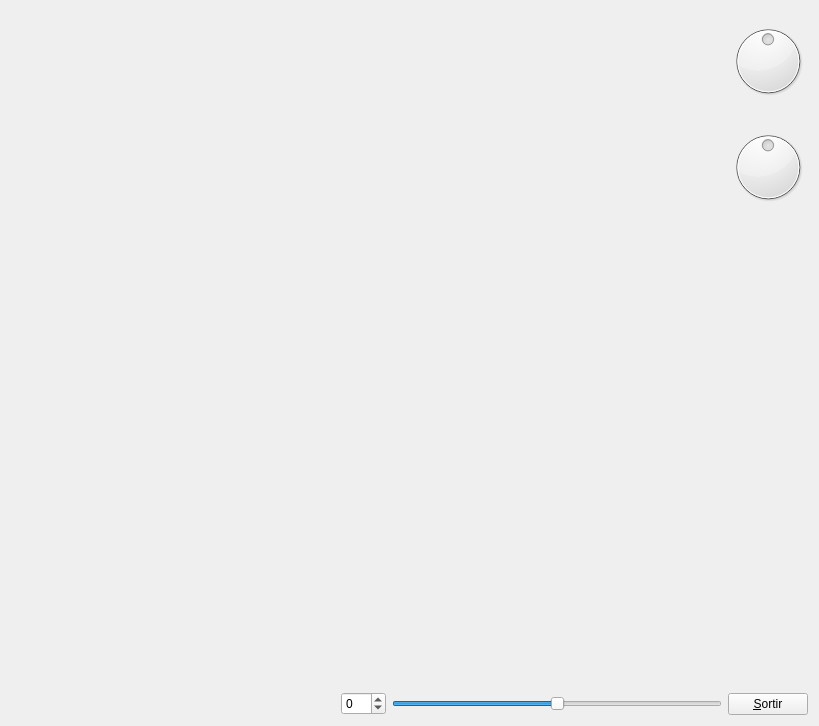
<?xml version="1.0" encoding="UTF-8"?>
<ui version="4.0">
 <class>MyForm</class>
 <widget class="QWidget" name="MyForm">
  <property name="geometry">
   <rect>
    <x>0</x>
    <y>0</y>
    <width>819</width>
    <height>726</height>
   </rect>
  </property>
  <property name="windowTitle">
   <string>Form</string>
  </property>
  <layout class="QHBoxLayout" name="horizontalLayout">
   <item>
    <layout class="QVBoxLayout" name="verticalLayout_3">
     <item>
      <widget class="MyGLWidget" name="widget" native="true">
       <property name="sizePolicy">
        <sizepolicy hsizetype="Expanding" vsizetype="Expanding">
         <horstretch>0</horstretch>
         <verstretch>0</verstretch>
        </sizepolicy>
       </property>
      </widget>
     </item>
     <item>
      <layout class="QHBoxLayout" name="horizontalLayout_4">
       <item>
        <spacer name="horizontalSpacer">
         <property name="orientation">
          <enum>Qt::Horizontal</enum>
         </property>
         <property name="sizeHint" stdset="0">
          <size>
           <width>40</width>
           <height>20</height>
          </size>
         </property>
        </spacer>
       </item>
       <item>
        <widget class="QSpinBox" name="spinBox">
         <property name="minimum">
          <number>-50</number>
         </property>
         <property name="maximum">
          <number>50</number>
         </property>
         <property name="value">
          <number>0</number>
         </property>
        </widget>
       </item>
       <item>
        <widget class="QSlider" name="horizontalSlider">
         <property name="minimum">
          <number>-50</number>
         </property>
         <property name="maximum">
          <number>50</number>
         </property>
         <property name="value">
          <number>0</number>
         </property>
         <property name="orientation">
          <enum>Qt::Horizontal</enum>
         </property>
        </widget>
       </item>
      </layout>
     </item>
    </layout>
   </item>
   <item>
    <layout class="QVBoxLayout" name="verticalLayout">
     <item>
      <widget class="QDial" name="dial">
       <property name="minimum">
        <number>-50</number>
       </property>
       <property name="maximum">
        <number>50</number>
       </property>
      </widget>
     </item>
     <item>
      <widget class="QDial" name="dial_2">
       <property name="minimum">
        <number>-50</number>
       </property>
       <property name="maximum">
        <number>50</number>
       </property>
      </widget>
     </item>
     <item>
      <spacer name="verticalSpacer">
       <property name="orientation">
        <enum>Qt::Vertical</enum>
       </property>
       <property name="sizeHint" stdset="0">
        <size>
         <width>20</width>
         <height>40</height>
        </size>
       </property>
      </spacer>
     </item>
     <item>
      <widget class="QPushButton" name="pushButton">
       <property name="sizePolicy">
        <sizepolicy hsizetype="Fixed" vsizetype="Fixed">
         <horstretch>0</horstretch>
         <verstretch>0</verstretch>
        </sizepolicy>
       </property>
       <property name="text">
        <string>&amp;Sortir</string>
       </property>
      </widget>
     </item>
    </layout>
   </item>
  </layout>
 </widget>
 <customwidgets>
  <customwidget>
   <class>MyGLWidget</class>
   <extends>QWidget</extends>
   <header>MyGLWidget.h</header>
   <container>1</container>
   <slots>
    <signal>changeDialValueX(int)</signal>
    <signal>changeDialValueY(int)</signal>
    <slot>changeFov(int)</slot>
    <slot>changeCameraY(int)</slot>
    <slot>changeCameraX(int)</slot>
   </slots>
  </customwidget>
 </customwidgets>
 <resources/>
 <connections>
  <connection>
   <sender>pushButton</sender>
   <signal>clicked()</signal>
   <receiver>MyForm</receiver>
   <slot>close()</slot>
   <hints>
    <hint type="sourcelabel">
     <x>811</x>
     <y>718</y>
    </hint>
    <hint type="destinationlabel">
     <x>839</x>
     <y>529</y>
    </hint>
   </hints>
  </connection>
  <connection>
   <sender>horizontalSlider</sender>
   <signal>sliderMoved(int)</signal>
   <receiver>widget</receiver>
   <slot>changeFov(int)</slot>
   <hints>
    <hint type="sourcelabel">
     <x>426</x>
     <y>701</y>
    </hint>
    <hint type="destinationlabel">
     <x>417</x>
     <y>588</y>
    </hint>
   </hints>
  </connection>
  <connection>
   <sender>horizontalSlider</sender>
   <signal>sliderMoved(int)</signal>
   <receiver>spinBox</receiver>
   <slot>setValue(int)</slot>
   <hints>
    <hint type="sourcelabel">
     <x>461</x>
     <y>702</y>
    </hint>
    <hint type="destinationlabel">
     <x>367</x>
     <y>706</y>
    </hint>
   </hints>
  </connection>
  <connection>
   <sender>spinBox</sender>
   <signal>valueChanged(int)</signal>
   <receiver>horizontalSlider</receiver>
   <slot>setValue(int)</slot>
   <hints>
    <hint type="sourcelabel">
     <x>370</x>
     <y>689</y>
    </hint>
    <hint type="destinationlabel">
     <x>501</x>
     <y>710</y>
    </hint>
   </hints>
  </connection>
  <connection>
   <sender>spinBox</sender>
   <signal>valueChanged(int)</signal>
   <receiver>widget</receiver>
   <slot>changeFov(int)</slot>
   <hints>
    <hint type="sourcelabel">
     <x>369</x>
     <y>716</y>
    </hint>
    <hint type="destinationlabel">
     <x>279</x>
     <y>606</y>
    </hint>
   </hints>
  </connection>
  <connection>
   <sender>dial</sender>
   <signal>valueChanged(int)</signal>
   <receiver>widget</receiver>
   <slot>changeCameraX(int)</slot>
   <hints>
    <hint type="sourcelabel">
     <x>777</x>
     <y>59</y>
    </hint>
    <hint type="destinationlabel">
     <x>661</x>
     <y>63</y>
    </hint>
   </hints>
  </connection>
  <connection>
   <sender>dial_2</sender>
   <signal>valueChanged(int)</signal>
   <receiver>widget</receiver>
   <slot>changeCameraY(int)</slot>
   <hints>
    <hint type="sourcelabel">
     <x>769</x>
     <y>172</y>
    </hint>
    <hint type="destinationlabel">
     <x>696</x>
     <y>178</y>
    </hint>
   </hints>
  </connection>
  <connection>
   <sender>widget</sender>
   <signal>changeDialValueX(int)</signal>
   <receiver>dial</receiver>
   <slot>setValue(int)</slot>
   <hints>
    <hint type="sourcelabel">
     <x>560</x>
     <y>124</y>
    </hint>
    <hint type="destinationlabel">
     <x>791</x>
     <y>49</y>
    </hint>
   </hints>
  </connection>
  <connection>
   <sender>widget</sender>
   <signal>changeDialValueY(int)</signal>
   <receiver>dial_2</receiver>
   <slot>setValue(int)</slot>
   <hints>
    <hint type="sourcelabel">
     <x>660</x>
     <y>236</y>
    </hint>
    <hint type="destinationlabel">
     <x>742</x>
     <y>189</y>
    </hint>
   </hints>
  </connection>
 </connections>
</ui>
